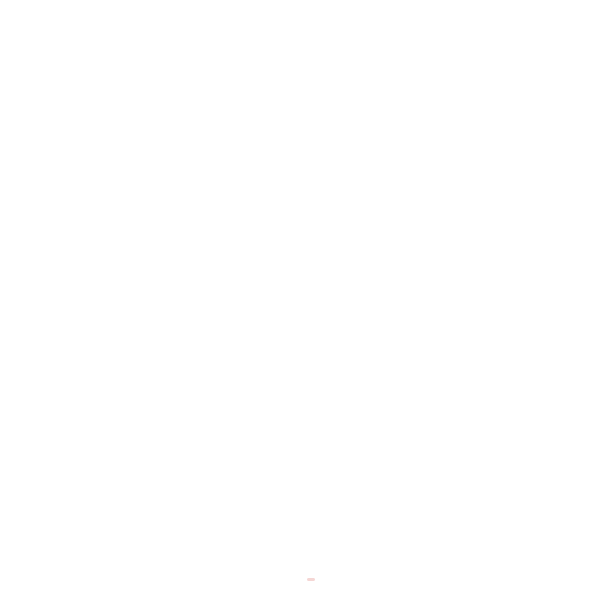
Frame 1 (no input)
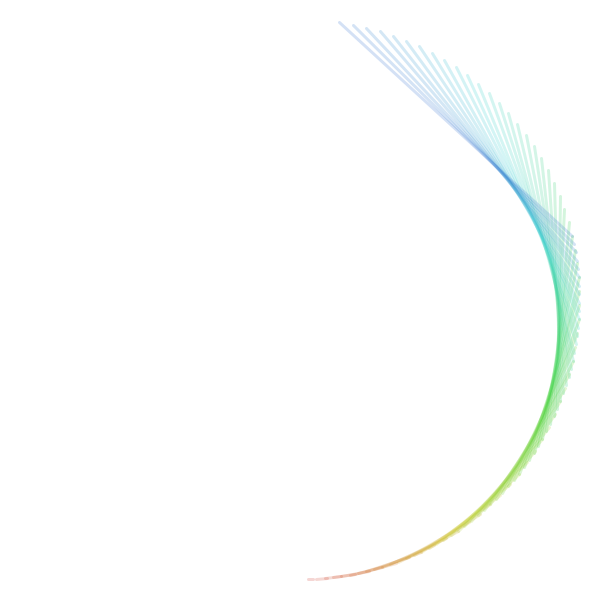
Frame 60 (the mouse pressed at the canvas centre just before this capture)
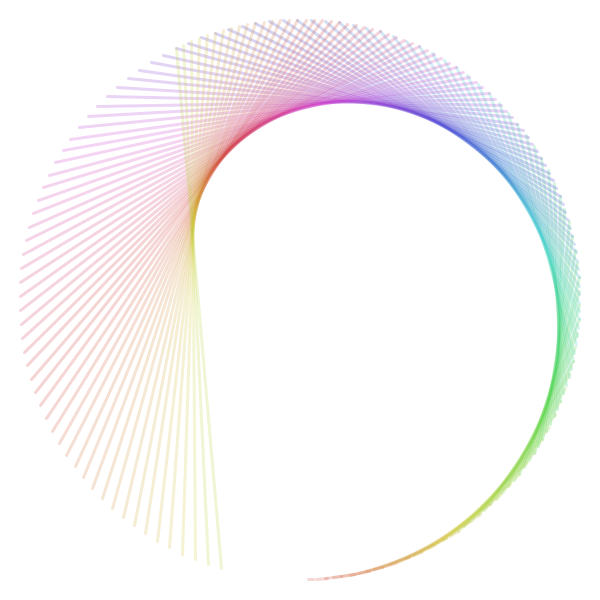
Frame 120 (the mouse held since frame 60 and released just before this capture)

The Processing sketch that drew these frames (run headless with seeded random() and noise(); from frame 60 on, the mouse is pressed at the canvas centre):

// Processing sketch: processing_167506
// ── processing_167506.pde

float a = 0;
float b = 0;
float co = 0;
 
void setup() {
 background(255);
 colorMode(HSB,100);
 size(600,600);
 smooth();
 strokeWeight(3);
}
void draw() {
  a = a + .03;
  b = b + .05;
   
  co = co + 1;
  if (co > 100) {
    co = 0;
  }
  stroke(co,80,80,20);
   
  float x0 = map(sin(a),-1,1,20,width-20);
  float y0 = map(cos(a), -1,1,20, height-20);
   
  float x1 = map(sin(b),-1,1,20,width-20);
  float y1 = map(cos(b), -1,1,20, height-20);
   
  line(x0,y0,x1,y1);
   
  
   
}
